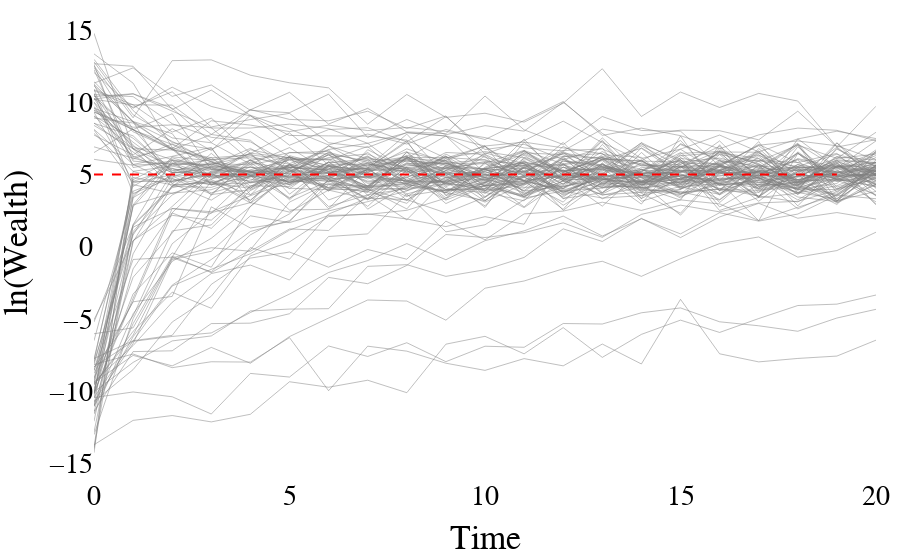

Here is the notebook cell this chart was saved with:
### Code cell
fig = go.Figure()

df_high = s11[s11['Group'] == 'high']
for i in df_high['Surname'].unique():
    df_nid = df_high[df_high['Surname'] == i]
    fig.add_trace(go.Scatter(
        x=df_nid['Time'], 
        y=df_nid['log_Wealth_Random'], 
        mode='lines', 
        name=f'Surname {i} (High)',
        opacity=0.5,
        line=dict(width=1, color='grey')
    ))


df_low = s11[s11['Group'] == 'low']
for i in df_low['Surname'].unique():
    df_nid = df_low[df_low['Surname'] == i]
    fig.add_trace(go.Scatter(
        x=df_nid['Time'], 
        y=df_nid['log_Wealth_Random'], 
        mode='lines', 
        name=f'Surname {i} (Low)',
        opacity=0.5,
        line=dict(width=1, color='grey')
    ))

# fig.add_trace(go.Scatter(
#     x=s11['Time'], 
#     y=s11['log_Wealth_Random'], 
#     mode='markers', 
#     name='All Surnames',
#     opacity=0.8,
#     marker=dict(
#         color=s11['Wealth_Rank_first'],  
#         colorscale='Temps',  
#         # colorbar=dict(title="Wealth Rank") 
#     )
# ))


# Add the trace for the 'mu' line
fig.add_trace(go.Scatter(x=s11['Time'], 
                         y=pop11['mu'],
                         mode='lines', 
                         name='mu', 
                         line=dict(color='red', dash='dash', width=2)))


fig.update_layout(
    xaxis_title='Time',
    yaxis_title='ln(Wealth)',
    legend_title='Surnames',
    font_family="Times New Roman",
    title_font_family="Times New Roman",
    font_size = 28,
    font_color='black',
    showlegend=False,
    margin=dict(l=10, r=10, t=10, b=10),
    # paper_bgcolor='rgba(0,0,0,0)',
    plot_bgcolor = 'rgba(0,0,0,0)'
)

fig.show()
